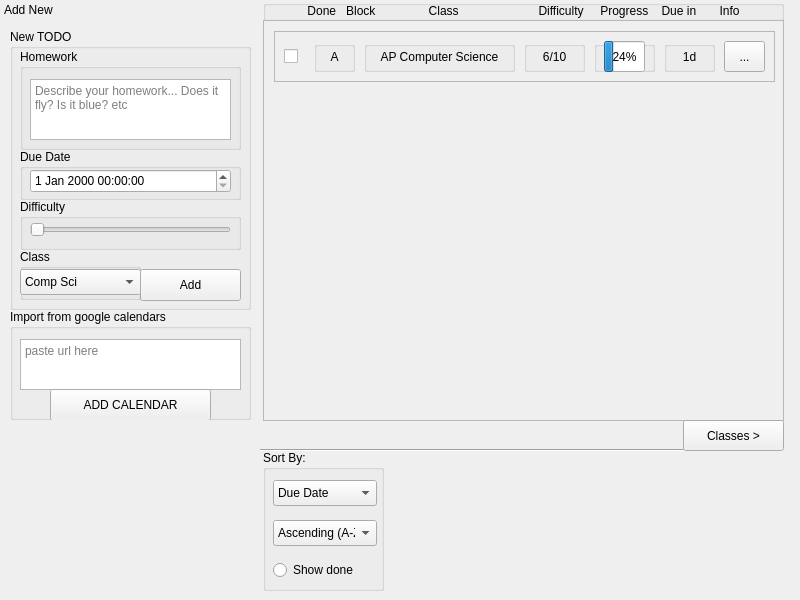
<?xml version="1.0" encoding="UTF-8"?>
<ui version="4.0">
 <class>Form</class>
 <widget class="QWidget" name="Form">
  <property name="geometry">
   <rect>
    <x>0</x>
    <y>0</y>
    <width>800</width>
    <height>600</height>
   </rect>
  </property>
  <property name="windowTitle">
   <string>Form</string>
  </property>
  <widget class="QGroupBox" name="groupBox_5">
   <property name="geometry">
    <rect>
     <x>263</x>
     <y>0</y>
     <width>521</width>
     <height>21</height>
    </rect>
   </property>
   <property name="title">
    <string/>
   </property>
   <widget class="QLabel" name="label_5">
    <property name="geometry">
     <rect>
      <x>0</x>
      <y>0</y>
      <width>521</width>
      <height>21</height>
     </rect>
    </property>
    <property name="text">
     <string>Done   Block                Class                        Difficulty     Progress    Due in       Info</string>
    </property>
    <property name="alignment">
     <set>Qt::AlignCenter</set>
    </property>
   </widget>
  </widget>
  <widget class="QScrollArea" name="scrollableClassesDisplay">
   <property name="geometry">
    <rect>
     <x>263</x>
     <y>20</y>
     <width>521</width>
     <height>401</height>
    </rect>
   </property>
   <property name="widgetResizable">
    <bool>true</bool>
   </property>
   <widget class="QWidget" name="scrollAreaWidgetContents">
    <property name="geometry">
     <rect>
      <x>0</x>
      <y>0</y>
      <width>519</width>
      <height>399</height>
     </rect>
    </property>
    <widget class="QFrame" name="classSubject">
     <property name="geometry">
      <rect>
       <x>10</x>
       <y>10</y>
       <width>501</width>
       <height>51</height>
      </rect>
     </property>
     <property name="frameShape">
      <enum>QFrame::StyledPanel</enum>
     </property>
     <property name="frameShadow">
      <enum>QFrame::Raised</enum>
     </property>
     <widget class="QGroupBox" name="groupBox_2">
      <property name="geometry">
       <rect>
        <x>40</x>
        <y>10</y>
        <width>41</width>
        <height>31</height>
       </rect>
      </property>
      <property name="title">
       <string/>
      </property>
      <widget class="QLabel" name="label">
       <property name="geometry">
        <rect>
         <x>10</x>
         <y>0</y>
         <width>21</width>
         <height>31</height>
        </rect>
       </property>
       <property name="text">
        <string>A</string>
       </property>
       <property name="alignment">
        <set>Qt::AlignCenter</set>
       </property>
      </widget>
     </widget>
     <widget class="QGroupBox" name="groupBox_3">
      <property name="geometry">
       <rect>
        <x>90</x>
        <y>10</y>
        <width>151</width>
        <height>31</height>
       </rect>
      </property>
      <property name="title">
       <string/>
      </property>
      <widget class="QLabel" name="label_2">
       <property name="geometry">
        <rect>
         <x>10</x>
         <y>0</y>
         <width>131</width>
         <height>31</height>
        </rect>
       </property>
       <property name="text">
        <string>AP Computer Science</string>
       </property>
       <property name="alignment">
        <set>Qt::AlignCenter</set>
       </property>
      </widget>
     </widget>
     <widget class="QGroupBox" name="groupBox_4">
      <property name="geometry">
       <rect>
        <x>250</x>
        <y>10</y>
        <width>61</width>
        <height>31</height>
       </rect>
      </property>
      <property name="title">
       <string/>
      </property>
      <widget class="QLabel" name="label_3">
       <property name="geometry">
        <rect>
         <x>0</x>
         <y>0</y>
         <width>61</width>
         <height>31</height>
        </rect>
       </property>
       <property name="text">
        <string>6/10</string>
       </property>
       <property name="alignment">
        <set>Qt::AlignCenter</set>
       </property>
      </widget>
     </widget>
     <widget class="QCheckBox" name="checkBox">
      <property name="geometry">
       <rect>
        <x>10</x>
        <y>0</y>
        <width>21</width>
        <height>51</height>
       </rect>
      </property>
      <property name="text">
       <string/>
      </property>
     </widget>
     <widget class="QGroupBox" name="groupBox_6">
      <property name="geometry">
       <rect>
        <x>320</x>
        <y>10</y>
        <width>61</width>
        <height>31</height>
       </rect>
      </property>
      <property name="title">
       <string/>
      </property>
      <widget class="QProgressBar" name="progressBar">
       <property name="geometry">
        <rect>
         <x>10</x>
         <y>0</y>
         <width>41</width>
         <height>31</height>
        </rect>
       </property>
       <property name="value">
        <number>24</number>
       </property>
      </widget>
     </widget>
     <widget class="QGroupBox" name="groupBox_7">
      <property name="geometry">
       <rect>
        <x>390</x>
        <y>10</y>
        <width>51</width>
        <height>31</height>
       </rect>
      </property>
      <property name="title">
       <string/>
      </property>
      <widget class="QLabel" name="label_4">
       <property name="geometry">
        <rect>
         <x>10</x>
         <y>0</y>
         <width>31</width>
         <height>31</height>
        </rect>
       </property>
       <property name="layoutDirection">
        <enum>Qt::LeftToRight</enum>
       </property>
       <property name="text">
        <string>1d</string>
       </property>
       <property name="alignment">
        <set>Qt::AlignCenter</set>
       </property>
      </widget>
     </widget>
     <widget class="QToolButton" name="toolButton">
      <property name="geometry">
       <rect>
        <x>450</x>
        <y>10</y>
        <width>41</width>
        <height>31</height>
       </rect>
      </property>
      <property name="text">
       <string>...</string>
      </property>
     </widget>
    </widget>
   </widget>
  </widget>
  <widget class="Line" name="divlineunder">
   <property name="geometry">
    <rect>
     <x>260</x>
     <y>440</y>
     <width>521</width>
     <height>20</height>
    </rect>
   </property>
   <property name="orientation">
    <enum>Qt::Horizontal</enum>
   </property>
  </widget>
  <widget class="QDockWidget" name="container">
   <property name="enabled">
    <bool>true</bool>
   </property>
   <property name="geometry">
    <rect>
     <x>0</x>
     <y>0</y>
     <width>260</width>
     <height>600</height>
    </rect>
   </property>
   <property name="minimumSize">
    <size>
     <width>260</width>
     <height>600</height>
    </size>
   </property>
   <property name="maximumSize">
    <size>
     <width>260</width>
     <height>600</height>
    </size>
   </property>
   <property name="floating">
    <bool>false</bool>
   </property>
   <property name="features">
    <set>QDockWidget::DockWidgetMovable</set>
   </property>
   <property name="windowTitle">
    <string>Add New</string>
   </property>
   <widget class="QWidget" name="dockWidgetContents_2">
    <widget class="QGroupBox" name="todoDiv">
     <property name="geometry">
      <rect>
       <x>10</x>
       <y>10</y>
       <width>241</width>
       <height>281</height>
      </rect>
     </property>
     <property name="title">
      <string>New TODO</string>
     </property>
     <widget class="QGroupBox" name="newDueGroup">
      <property name="geometry">
       <rect>
        <x>10</x>
        <y>120</y>
        <width>221</width>
        <height>51</height>
       </rect>
      </property>
      <property name="title">
       <string>Due Date</string>
      </property>
      <widget class="QDateTimeEdit" name="newDueTime">
       <property name="geometry">
        <rect>
         <x>10</x>
         <y>20</y>
         <width>201</width>
         <height>24</height>
        </rect>
       </property>
      </widget>
     </widget>
     <widget class="QGroupBox" name="newHomeworkGroup">
      <property name="geometry">
       <rect>
        <x>10</x>
        <y>20</y>
        <width>221</width>
        <height>101</height>
       </rect>
      </property>
      <property name="title">
       <string>Homework</string>
      </property>
      <widget class="QTextEdit" name="newHWText">
       <property name="geometry">
        <rect>
         <x>10</x>
         <y>30</y>
         <width>201</width>
         <height>61</height>
        </rect>
       </property>
       <property name="html">
        <string>&lt;!DOCTYPE HTML PUBLIC &quot;-//W3C//DTD HTML 4.0//EN&quot; &quot;http://www.w3.org/TR/REC-html40/strict.dtd&quot;&gt;
&lt;html&gt;&lt;head&gt;&lt;meta name=&quot;qrichtext&quot; content=&quot;1&quot; /&gt;&lt;style type=&quot;text/css&quot;&gt;
p, li { white-space: pre-wrap; }
&lt;/style&gt;&lt;/head&gt;&lt;body style=&quot; font-family:'.AppleSystemUIFont'; font-size:13pt; font-weight:400; font-style:normal;&quot;&gt;
&lt;p style=&quot;-qt-paragraph-type:empty; margin-top:0px; margin-bottom:0px; margin-left:0px; margin-right:0px; -qt-block-indent:0; text-indent:0px;&quot;&gt;&lt;br /&gt;&lt;/p&gt;&lt;/body&gt;&lt;/html&gt;</string>
       </property>
       <property name="placeholderText">
        <string>Describe your homework... Does it fly? Is it blue? etc </string>
       </property>
      </widget>
     </widget>
     <widget class="QPushButton" name="newAdd">
      <property name="geometry">
       <rect>
        <x>130</x>
        <y>240</y>
        <width>101</width>
        <height>32</height>
       </rect>
      </property>
      <property name="text">
       <string>Add</string>
      </property>
     </widget>
     <widget class="QGroupBox" name="newClassGroup">
      <property name="geometry">
       <rect>
        <x>10</x>
        <y>220</y>
        <width>121</width>
        <height>51</height>
       </rect>
      </property>
      <property name="title">
       <string>Class</string>
      </property>
      <widget class="QComboBox" name="newClassToHW">
       <property name="geometry">
        <rect>
         <x>0</x>
         <y>20</y>
         <width>121</width>
         <height>26</height>
        </rect>
       </property>
       <item>
        <property name="text">
         <string>Comp Sci </string>
        </property>
       </item>
      </widget>
     </widget>
     <widget class="QGroupBox" name="newDifficultyGroup">
      <property name="geometry">
       <rect>
        <x>10</x>
        <y>170</y>
        <width>221</width>
        <height>51</height>
       </rect>
      </property>
      <property name="title">
       <string>Difficulty</string>
      </property>
      <widget class="QSlider" name="newDifficultySlider">
       <property name="geometry">
        <rect>
         <x>10</x>
         <y>20</y>
         <width>201</width>
         <height>22</height>
        </rect>
       </property>
       <property name="maximum">
        <number>10</number>
       </property>
       <property name="orientation">
        <enum>Qt::Horizontal</enum>
       </property>
      </widget>
     </widget>
    </widget>
    <widget class="QGroupBox" name="groupBox">
     <property name="geometry">
      <rect>
       <x>10</x>
       <y>290</y>
       <width>241</width>
       <height>111</height>
      </rect>
     </property>
     <property name="title">
      <string>Import from google calendars</string>
     </property>
     <widget class="QPlainTextEdit" name="plainTextEdit">
      <property name="geometry">
       <rect>
        <x>10</x>
        <y>30</y>
        <width>221</width>
        <height>51</height>
       </rect>
      </property>
      <property name="placeholderText">
       <string>paste url here</string>
      </property>
     </widget>
     <widget class="QPushButton" name="pushButton_2">
      <property name="geometry">
       <rect>
        <x>40</x>
        <y>80</y>
        <width>161</width>
        <height>32</height>
       </rect>
      </property>
      <property name="text">
       <string>ADD CALENDAR</string>
      </property>
     </widget>
    </widget>
   </widget>
  </widget>
  <widget class="QPushButton" name="pushButton">
   <property name="geometry">
    <rect>
     <x>683</x>
     <y>420</y>
     <width>101</width>
     <height>31</height>
    </rect>
   </property>
   <property name="text">
    <string>Classes &gt;</string>
   </property>
   <property name="checkable">
    <bool>false</bool>
   </property>
   <property name="default">
    <bool>false</bool>
   </property>
   <property name="flat">
    <bool>false</bool>
   </property>
  </widget>
  <widget class="QGroupBox" name="sortBy">
   <property name="geometry">
    <rect>
     <x>263</x>
     <y>450</y>
     <width>121</width>
     <height>141</height>
    </rect>
   </property>
   <property name="title">
    <string>Sort By:</string>
   </property>
   <widget class="QRadioButton" name="sortShowDone">
    <property name="geometry">
     <rect>
      <x>10</x>
      <y>110</y>
      <width>191</width>
      <height>20</height>
     </rect>
    </property>
    <property name="text">
     <string>Show done</string>
    </property>
   </widget>
   <widget class="QComboBox" name="sortDue">
    <property name="geometry">
     <rect>
      <x>10</x>
      <y>30</y>
      <width>104</width>
      <height>26</height>
     </rect>
    </property>
    <item>
     <property name="text">
      <string>Due Date</string>
     </property>
    </item>
    <item>
     <property name="text">
      <string>Class</string>
     </property>
    </item>
    <item>
     <property name="text">
      <string>Difficulty</string>
     </property>
    </item>
   </widget>
   <widget class="QComboBox" name="sortAcend">
    <property name="geometry">
     <rect>
      <x>10</x>
      <y>70</y>
      <width>104</width>
      <height>26</height>
     </rect>
    </property>
    <item>
     <property name="text">
      <string>Ascending (A-Z)</string>
     </property>
    </item>
    <item>
     <property name="text">
      <string>Decending (Z-A)</string>
     </property>
    </item>
   </widget>
  </widget>
 </widget>
 <resources/>
 <connections/>
</ui>
